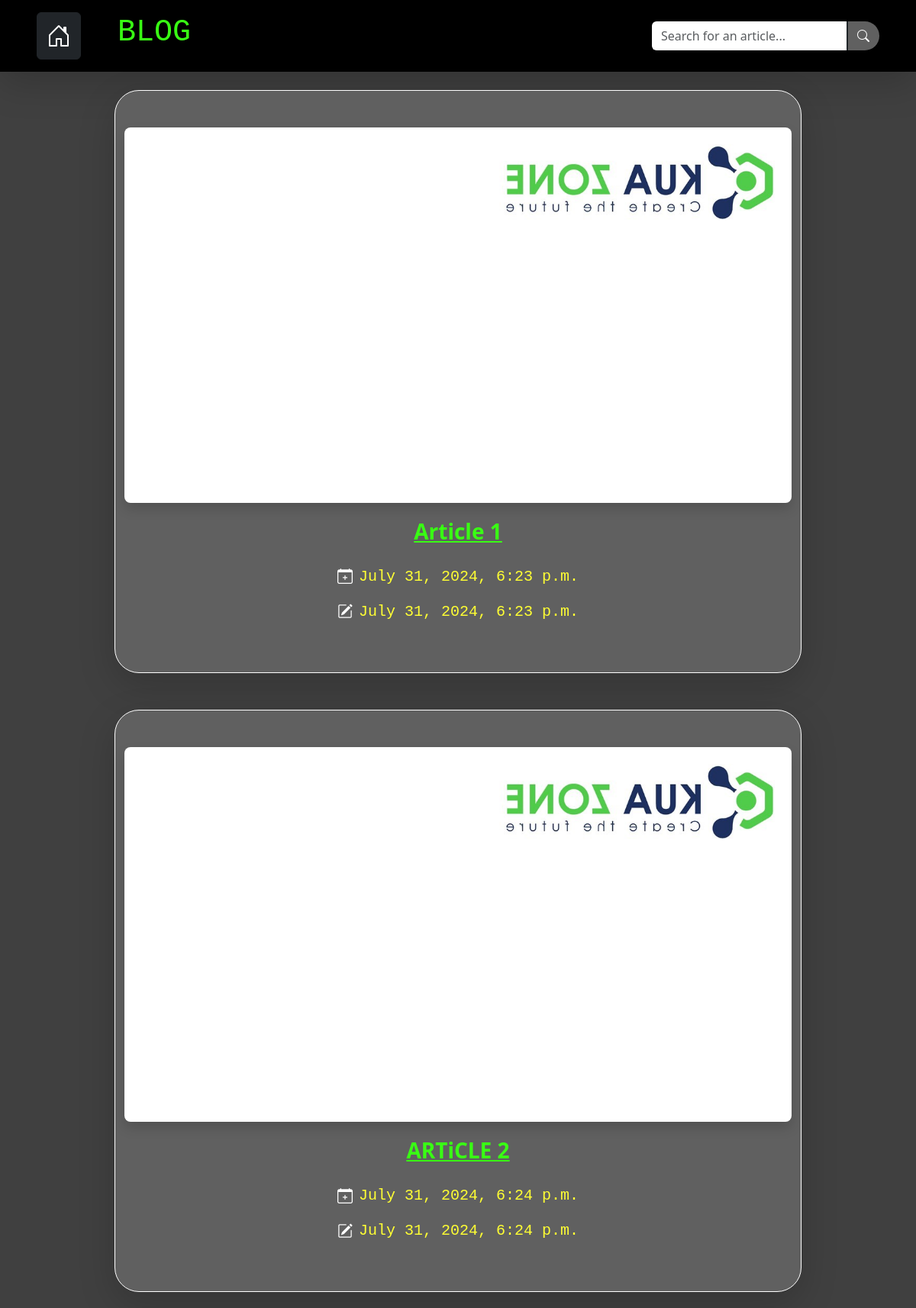
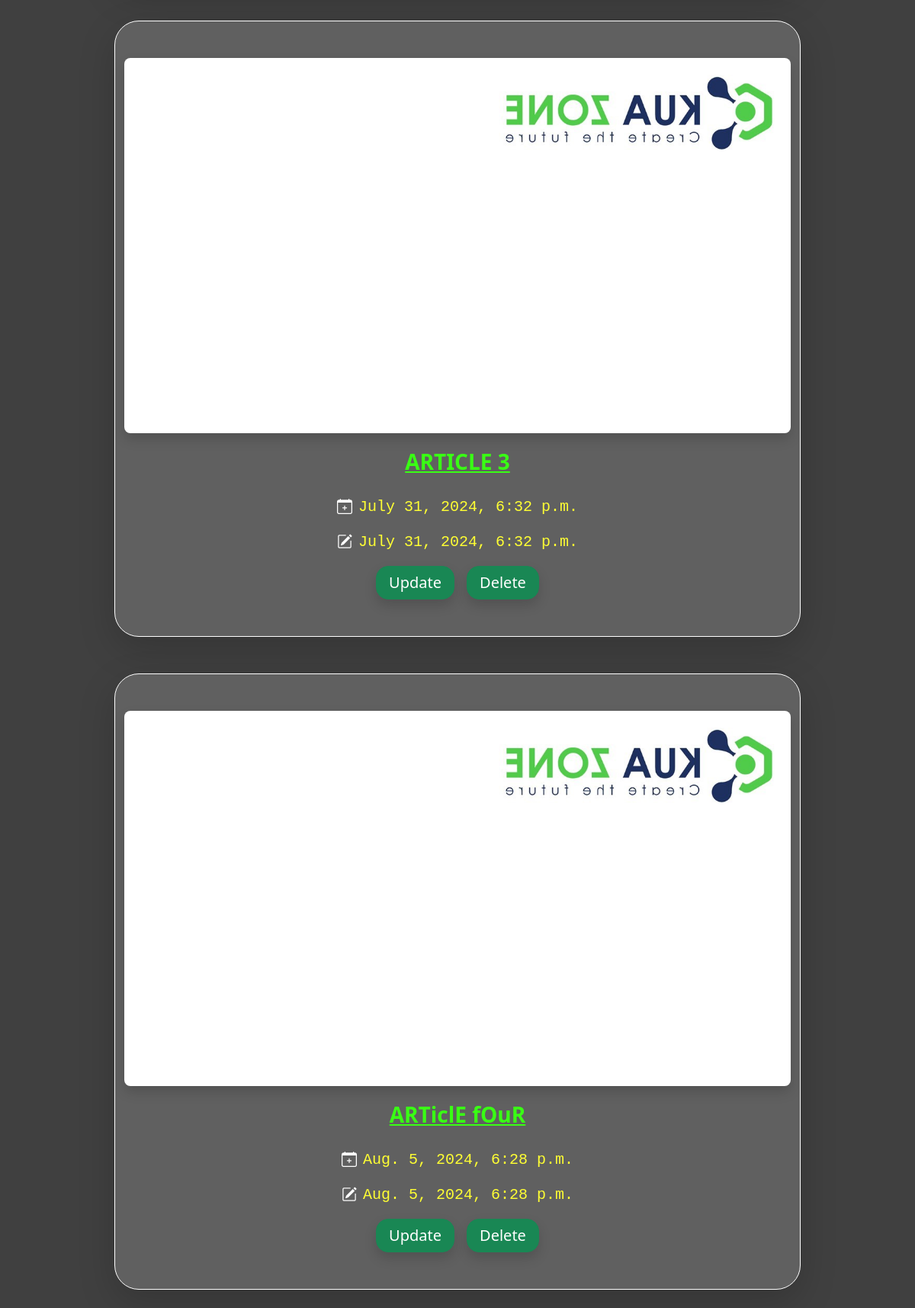
The app's page / (signed in) with its own data (2 pictures, top to bottom).
### blogApp/models.py (models this page shows, shortened)
class Article(models.Model):
    title = models.CharField(max_length=50)
    image = models.ImageField(upload_to='media/articles', default="media/KuaZoneVB.jpg")
    content = models.TextField()
    author = models.ForeignKey(Author, on_delete=models.CASCADE, related_name='articles')
    publish_date = models.DateTimeField(auto_now_add=True)
    updated = models.DateTimeField(auto_now=True)
    class Meta:
        ordering = ['publish_date']

### blogApp/views.py (the view)
# urls.py: path('', Homepage, name="homepage"),
def Homepage(request):
    Objects = Article.objects.all()
    return render(request,'homepage.html', {"articles": Objects})

### templates/homepage.html
{% include "base.html" %}
{% block content %}
<section id="maincontent">
    <div class="d-flex flex-column align-items-center">
        {% for a in articles %}
        <div class="btn m-4 rounded-5 py-5 border-white shadow-lg"
            style="width: 75%; color: #39ff14; background-color: #606060;" hx-target="#maincontent" hx-swap="outerHTML"
            hx-get="{% url 'article' a.id %}">
            <img class="img-fluid rounded-3 shadow" src="{{a.image.url}}"
                style="object-fit: cover; object-position: center; " />
            <p class="text-decoration-underline fw-bold fs-3 mt-3">{{a.title}}</p>
            <div class="d-flex flex-column align-items-center mt-4">
                <span class="d-flex flex-row gap-2 fs-5"><i class="bi bi-calendar-plus text-white"></i>
                    <p class="font-monospace" style="color: #FFFF33">{{a.publish_date}}</p>
                </span>
                <span class="d-flex flex-row gap-2 fs-5"><i class="bi bi-pencil-square text-white"></i>
                    <p class="font-monospace" style="color: #FFFF33">{{a.updated}}</p>
                </span>
                <div class="d-flex flex-row gap-3">
                    {% if request.user == a.author %}
                        <a class="btn btn-success px-3 rounded-4 fs-5 shadow" href="{% url 'updateArticle' a.id%}">Update</a>
                        <a class="btn btn-success px-3 rounded-4 fs-5 shadow" href="{% url 'deleteArticle' a.id%}">Delete</a>
                    {% endif %}
                </div>
            </div>
        </div>
        {% endfor %}
    </div>
</section>
{% endblock content %}

### records on screen
Article: image (picture), title "Article 1", publish_date "July 31, 2024, 6:23 p.m.", updated "July 31, 2024, 6:23 p.m."
Article: image (picture), title "ARTiCLE 2", publish_date "July 31, 2024, 6:24 p.m.", updated "July 31, 2024, 6:24 p.m."
Article: image (picture), title "ARTICLE 3", publish_date "July 31, 2024, 6:32 p.m.", updated "July 31, 2024, 6:32 p.m.", shows "Update"
Article: image (picture), title "ARTiclE fOuR", publish_date "Aug. 5, 2024, 6:28 p.m.", updated "Aug. 5, 2024, 6:28 p.m.", shows "Update"
